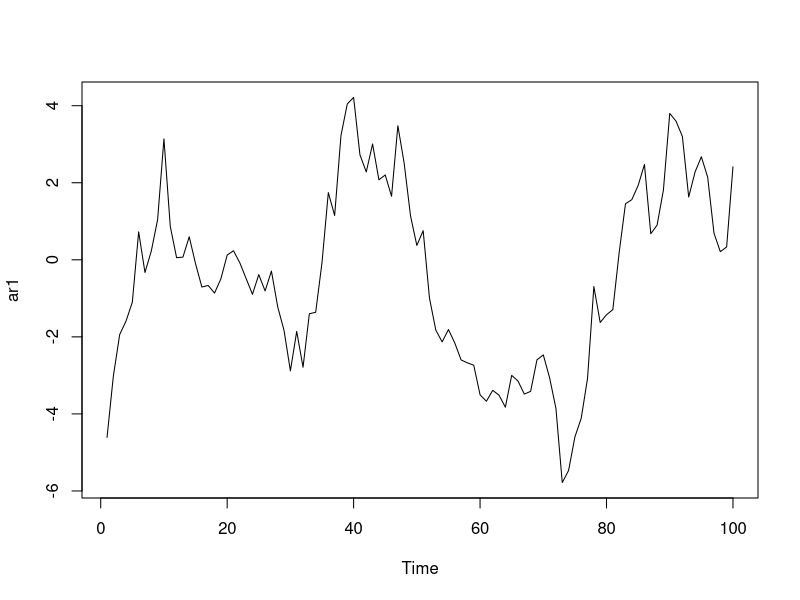
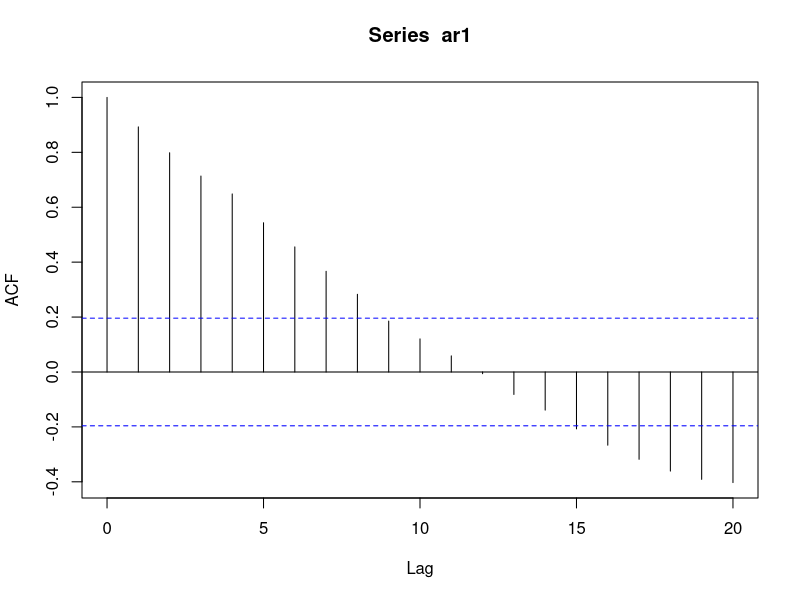
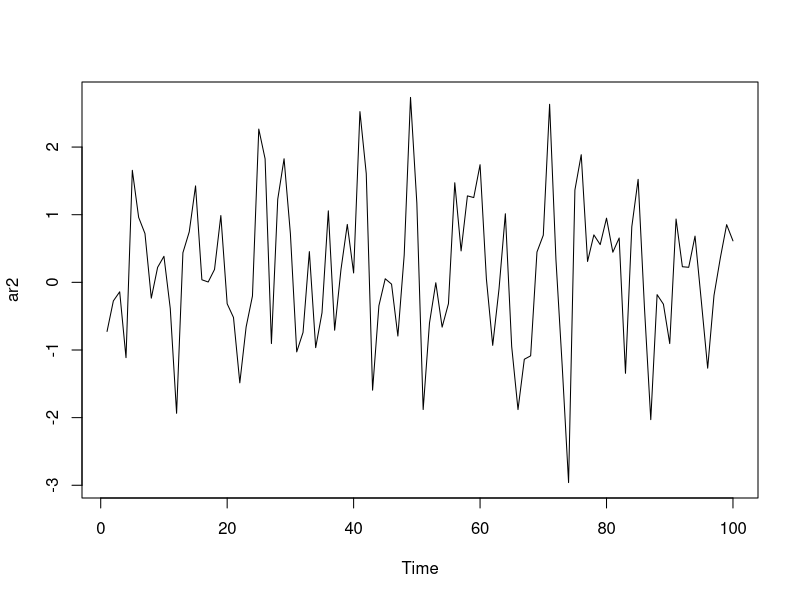
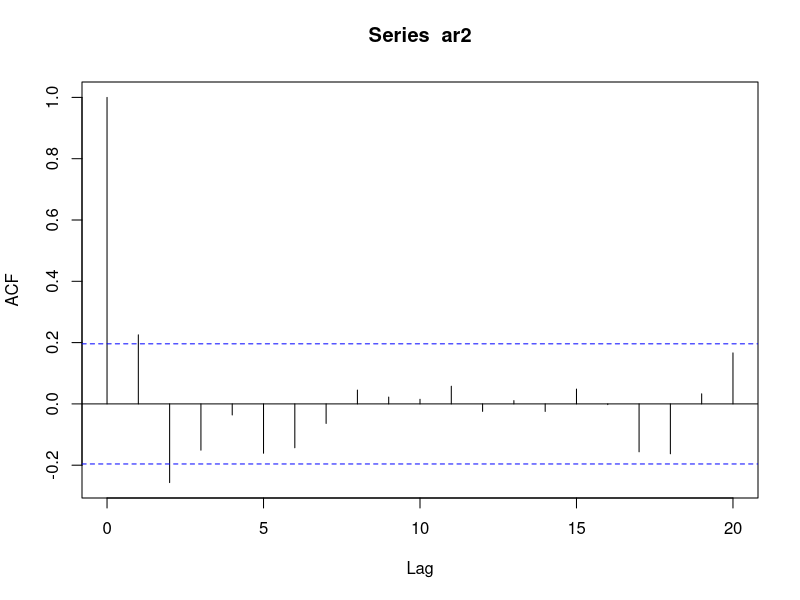
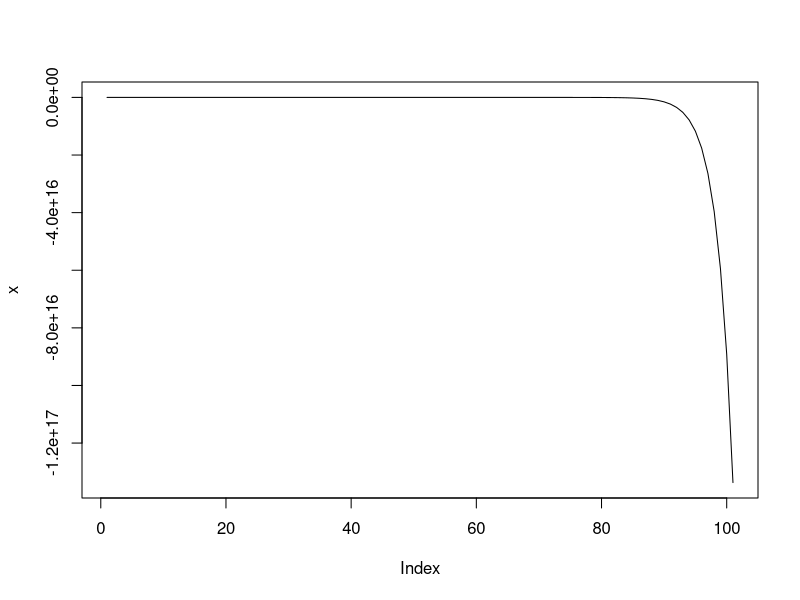
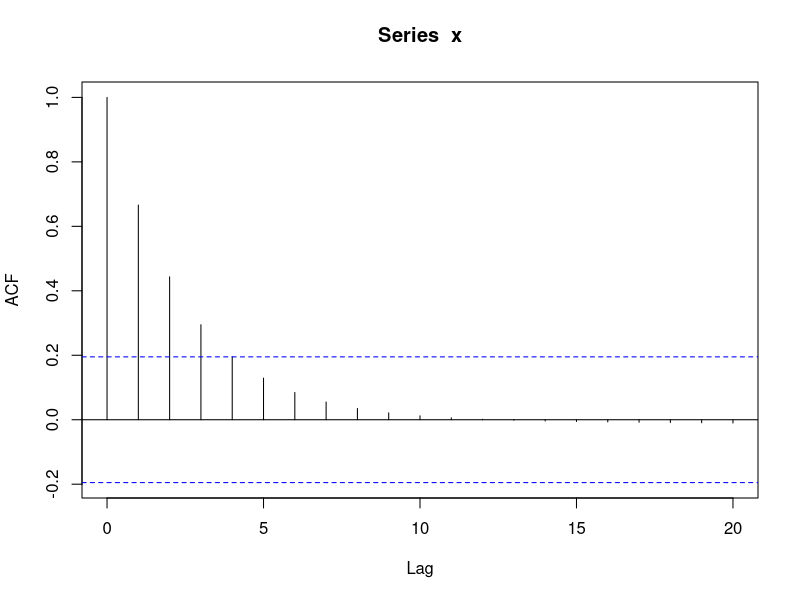

Source code (R) for these figures, in order: (Note: this script raises an error after producing the figures.)
ar1 <-arima.sim(list(order = c(1,0,0),ar = 0.9), n= 100)
plot(ar1, type="l")
acf(ar1)

ar2 <-arima.sim(list(order = c(2,0,0),ar = c(0.4,-0.4)), n= 100)
plot(ar2, type="l")
acf(ar2)


library(forecast)
x = numeric()
x[1] = 0
for(j in 2:101){
  x[j] = 1.5*x[(j-1)] + rnorm(1)
}
plot(x, type= "l")
acf(x)
#arima will give an error if estimates imply nonstationarity under causal model
auto.arima(x, stationary = TRUE, allowmean = TRUE) #try stationary true 
arima(x, order = c(1,0,0), include.mean = FALSE) #Exam 2


#ARMA simulations and estimations

arma1 <-arima.sim(list(order = c(2,0,1),ar = c(0.2, -.4), ma= 0.5), n= 100)
plot(arma1)
auto.arima(arma1, stationary = TRUE, allowmean = FALSE, allowdrift = FALSE)
arima(arma1, order = c(2,0,1), include.mean = FALSE)

# Xt = 0.8X(t-1) + 0.2X(t-2) + Wt  -->AR(2)

m <- 1
ar2 <- arima.sim(model = list(order= c(2,0,0),ar = c(0.8, 0.1)), n = 500) + m
plot(ar2, type="l")                 
?arima
ar2.mod <- arima(ar2, order= c(2,0,0))
acf(ar2.mod$residuals)


m <- 1
ar2ma1 <- arima.sim(model = list(order= c(2,0,1), ar = c(0.8, 0.1), ma = 0.3), n = 500) + m
plot(ar2ma1, type="l")                 
?arima
ar2ma1.mod <- arima(ar2ma1, order= c(2,0,1))
ar2ma1.mod
acf(ar2ma1.mod$residuals)

